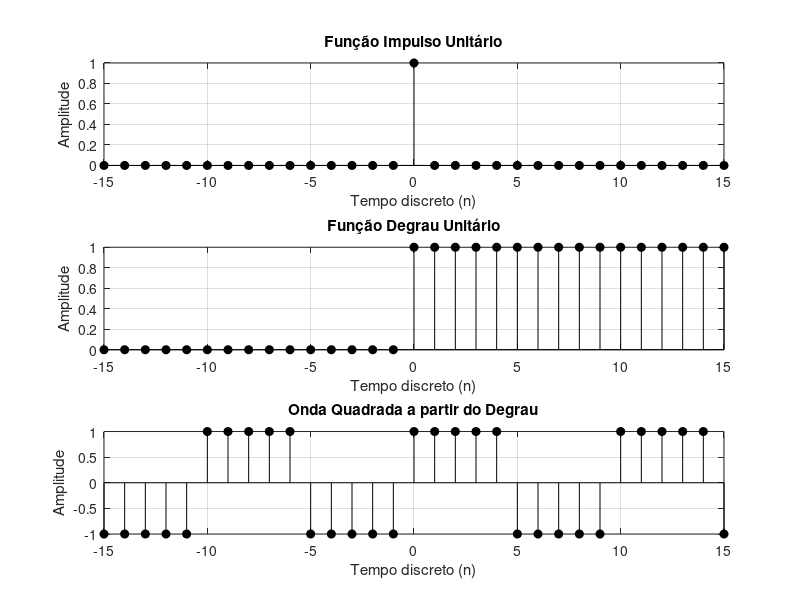

This figure's MATLAB source:
%% Questão 04
% Parâmetros
n = -15:15;  % Amostras de tempo discreto
t = 10; % Período

% Criamos uma função impulso unitário e logo em seguida usamos ela para
% criar uma função degrau unitário
impulso = zeros(size(n));
impulso(n == 0) = 1;
degrau_impulso = cumsum(impulso);

% Criamos uma função degrau unitário e logo em seguida usamos ela para
% criar uma função impulso unitário
impulso_degrau = diff(degrau_impulso);
impulso_degrau = [0, impulso_degrau];

% Não consegui gerar uma onda quadrada usando a função de Degrau Unitário,
% então fiz ela de outra maneira
onda_quadrada = 2 * (mod(n, t) < t/2) - 1;

% Plote os gráficos
figure;

% Impulso unitário
subplot(3, 1, 1);
stem(n, impulso_degrau,'k', 'filled');
title('Função Impulso Unitário');
xlabel('Tempo discreto (n)');
ylabel('Amplitude');
grid on;

% Degrau unitário
subplot(3, 1, 2);
stem(n, degrau_impulso,'k', 'filled');
title('Função Degrau Unitário');
xlabel('Tempo discreto (n)');
ylabel('Amplitude');
grid on;

% Onda quadrada
subplot(3, 1, 3);
stem(n, onda_quadrada,'k', 'filled');
title('Onda Quadrada a partir do Degrau');
xlabel('Tempo discreto (n)');
ylabel('Amplitude');
grid on;
